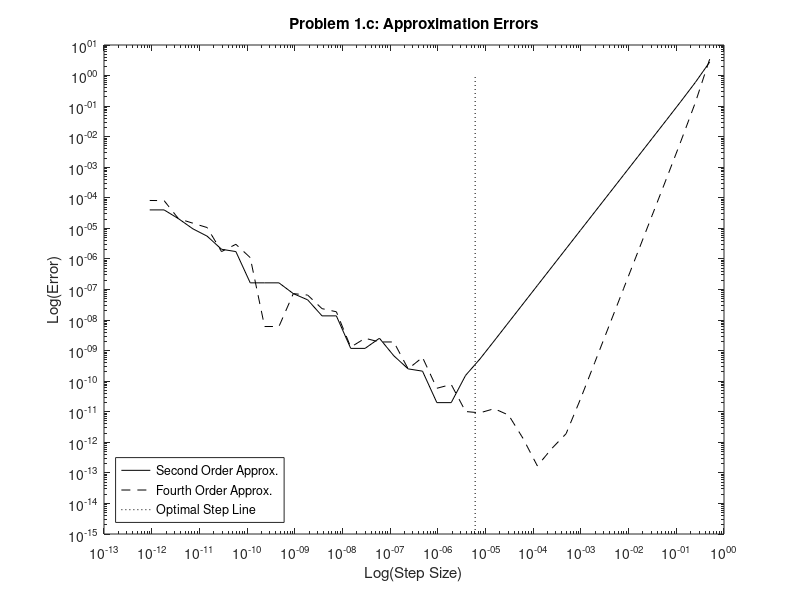

The MATLAB script that drew this image:
%Written for: Computes and outputs Homework set 9 solutions for CSCI 4800-2
%Written by: Justin Clough
%Written on: 04/13/2017

%% Prep workspace

clear
home
close all
DIR = 'Graduate_Courses/CSCI4800/HomeWork/Set9/';


% fileID = fopen( [DIR 'CSCI4800HW8Output1c1.txt'], 'w');
%% Problem 1

% Define local functions
f_1 = @(x) (exp(x^2));
fx_1 = @(x) (2*x*exp(x^2));

% Compute Exact Derivative
x = 1;
Exact = fx_1(x);

for i = 1:40
  % Set h
  h = 2^(-i);

  % Compute Approximations to derivative
  d_2(i) = (f_1(x+h)-f_1(x-h))/(2*h);
  d_4(i) = (f_1(x-2*h)-8*f_1(x-h)+8*f_1(x+h)-f_1(x+2*h))/(12*h);

  % Compute Error in Approximation
  e_2(i) = abs(d_2(i) - Exact);
  e_4(i) = abs(d_4(i) - Exact);

  % store h value for plotting
  H(i) = h;
end

% Get machine accuracy
E_m = eps;
H_opt = (E_m)^(1/3);


% Plot Error 
figure
loglog(H,e_2, '-k');
hold on
loglog(H,e_4, '--k');
loglog([H_opt H_opt],[10^(-15) 1],':k');
legend('Second Order Approx.','Fourth Order Approx.','Optimal Step Line','Location','SouthWest');
title('Problem 1.c: Approximation Errors');
xlabel('Log(Step Size)');
ylabel('Log(Error)');
print( [DIR 'CSCI4800HW9plot1c'], '-djpeg');


%% Problem 2

% No Code Needed for Problem 2

%% Problem 3
